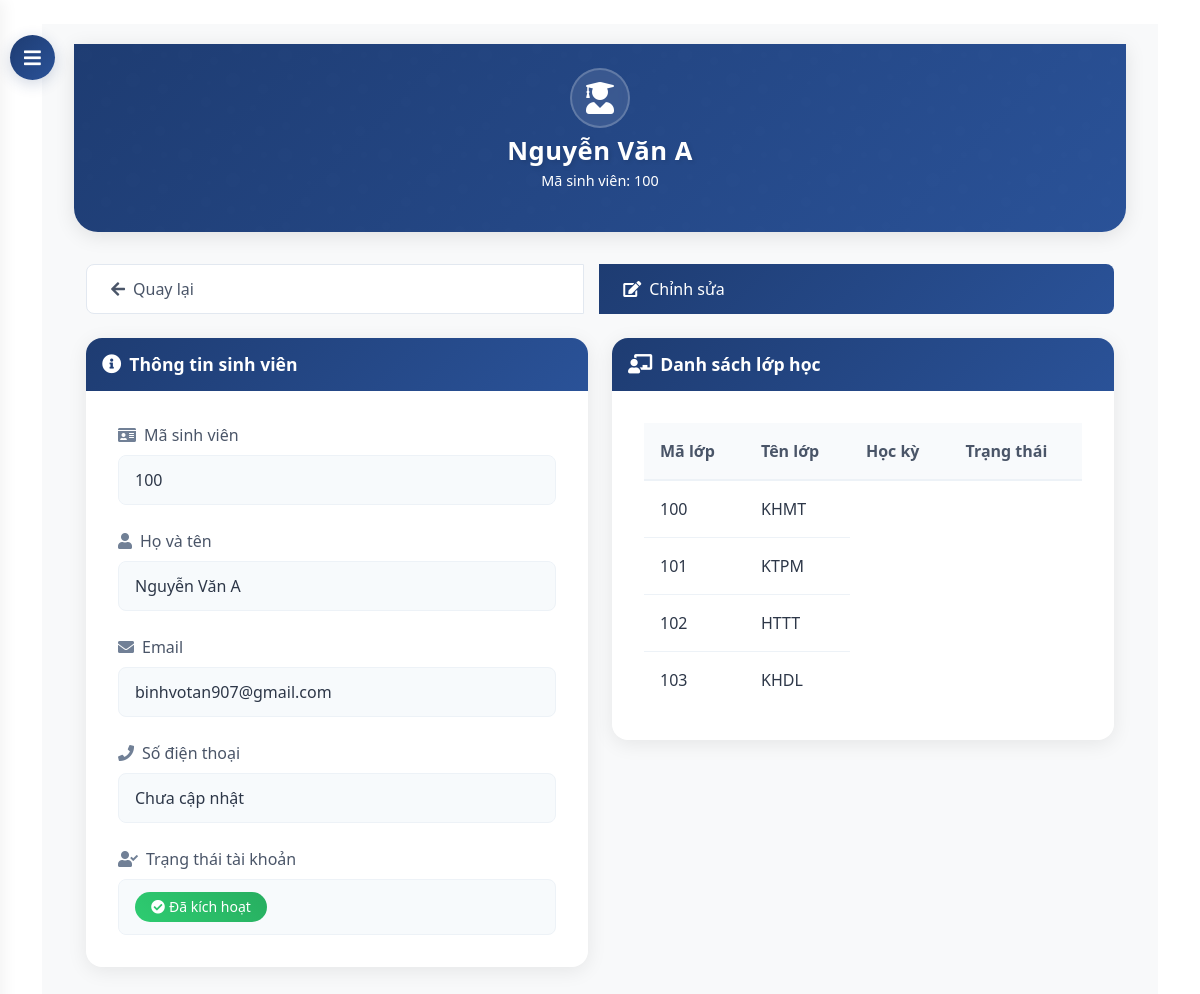
Screenshot of /dashboard/students/13/ with the database file from the repository.
### core/models.py (models this page shows, shortened)
class Student(models.Model):
    student_id = models.CharField(max_length=20, unique=True)
    name = models.CharField(max_length=100)
    phone = models.CharField(max_length=15, blank=True, null=True)
    user = models.OneToOneField(User, on_delete=models.SET_NULL, null=True, blank=True)

class ClassRoom(models.Model):
    class_code = models.CharField(max_length=10)
    name = models.CharField(max_length=100)
    students = models.ManyToManyField('Student', related_name='classrooms')

### core/views.py (the view)
# urls.py: path('dashboard/students/<int:student_id>/', views.student_detail, name='student_detail'),
def student_detail(request, student_id):
    student = get_object_or_404(Student, id=student_id)
    grades = Grade.objects.filter(student=student).order_by('-created_at')
    context = {
        'student': student,
        'grades': grades,
    }
    return render(request, 'core/admin/student_detail.html', context)

### templates/core/admin/student_detail.html (shortened to what this page needs)
{% extends 'base.html' %}
{% block content %}
<button id="sidebarCollapse">
    <i class="fas fa-bars"></i>
</button>
<div id="content">
    <div class="container-fluid">
        <div class="hero-section">
            <div class="container">
                <div class="row justify-content-center text-center">
                    <div class="col-md-8">
                        <div class="hero-icon">
                            <i class="fas fa-user-graduate"></i>
                        </div>
                        <h1 class="hero-title">{{ student.name }}</h1>
                        <p class="hero-subtitle">Mã sinh viên: {{ student.student_id }}</p>
                    </div>
                </div>
            </div>
        </div>
        <div class="container">
            <div class="btn-group mb-4">
                <a href="{% url 'student_list' %}" class="btn btn-secondary">
                    <i class="fas fa-arrow-left"></i>
                    Quay lại
                </a>
                <a href="{% url 'student_edit' student.id %}" class="btn btn-primary">
                    <i class="fas fa-edit"></i>
                    Chỉnh sửa
                </a>
            </div>
        </div>
        <div class="container">
            <div class="row">
                <div class="col-lg-6">
                    <div class="info-card">
                        <div class="info-card-header">
                            <h4>
                                <i class="fas fa-info-circle"></i>
                                Thông tin sinh viên
                            </h4>
                        </div>
                        <div class="info-card-body">
                            <div class="info-item">
                                <div class="info-label">
                                    <i class="fas fa-id-card"></i>
                                    Mã sinh viên
                                </div>
                                <div class="info-value">{{ student.student_id }}</div>
                            </div>
                            <div class="info-item">
                                <div class="info-label">
                                    <i class="fas fa-user"></i>
                                    Họ và tên
                                </div>
                                <div class="info-value">{{ student.name }}</div>
                            </div>
                            <div class="info-item">
                                <div class="info-label">
                                    <i class="fas fa-envelope"></i>
                                    Email
                                </div>
                                <div class="info-value">{{ student.user.email|default:"Chưa cập nhật" }}</div>
                            </div>
                            <div class="info-item">
                                <div class="info-label">
                                    <i class="fas fa-phone"></i>
                                    Số điện thoại
                                </div>
                                <div class="info-value">{{ student.phone|default:"Chưa cập nhật" }}</div>
                            </div>
                            <div class="info-item">
                                <div class="info-label">
                                    <i class="fas fa-user-check"></i>
                                    Trạng thái tài khoản
                                </div>
                                <div class="info-value">
                                    {% if student.user and student.user.is_active %}
                                        <span class="badge badge-success">
                                            <i class="fas fa-check-circle"></i>
                                            Đã kích hoạt
                                        </span>
                                    {% else %}
                                        <span class="badge badge-danger">
                                            <i class="fas fa-times-circle"></i>
                                            Chưa kích hoạt
                                        </span>
                                    {% endif %}
                                </div>
                            </div>
                        </div>
                    </div>
                </div>
                <div class="col-lg-6">
                    <div class="info-card">
                        <div class="info-card-header">
                            <h4>
                                <i class="fas fa-chalkboard-teacher"></i>
                                Danh sách lớp học
                            </h4>
                        </div>
                        <div class="info-card-body">
                            {% if student.classrooms.all %}
                            <div class="table-responsive">
                                <table class="table">
                                    <thead>
                                        <tr>
                                            <th>Mã lớp</th>
                                            <th>Tên lớp</th>
                                            <th>Học kỳ</th>
                                            <th>Trạng thái</th>
                                        </tr>
                                    </thead>
                                    <tbody>
                                        {% for classroom in student.classrooms.all %}
                                        <tr>
                                            <td>{{ classroom.class_code }}</td>
                                            <td>{{ classroom.name }}</td>
                                        </tr>
                                        {% endfor %}
                                    </tbody>
                                </table>
                            </div>
                            {% else %}
                            <div class="empty-state">
                                <i class="fas fa-book"></i>
                                <p>Sinh viên chưa tham gia lớp học nào.</p>
                            </div>
                            {% endif %}
                        </div>
                    </div>
                </div>
            </div>
        </div>
    </div>
</div>
{% endblock %}

### templates/base.html (style rules this page uses)
:root { --navbar-bg: #0d47a1; --navbar-hover: rgba(255, 255, 255, 0.1); }

### templates/core/admin/student_detail.html (style rules this page uses)
:root { --primary-gradient: linear-gradient(135deg, #1e3c72 0%, #2a5298 100%); --secondary-gradient: linear-gradient(135deg, #2193b0 0%, #6dd5ed 100%); --accent-gradient: linear-gradient(45deg, #ff6b6b, #ff8e8e); --success-gradient: linear-gradient(45deg, #2ecc71, #27ae60); --primary-color: #1e3c72; --text-light: rgba(255, 255, 255, 0.8); }
#sidebarCollapse { position: fixed; top: 35px; left: 10px; z-index: 999; border: none; background: var(--primary-gradient); color: white; padding: 12px 15px; border-radius: 50%; cursor: pointer; transition: all 0.3s; box-shadow: 0 4px 15px rgba(30, 60, 114, 0.2); width: 45px; height: 45px; display: flex; align-items: center; justify-content: center; }
#sidebarCollapse i { font-size: 1.2rem; transition: transform 0.3s ease; }
#content { transition: all 0.3s cubic-bezier(0.4, 0, 0.2, 1); margin-left: 0; padding: 20px; background: #f8f9fa; min-height: 100vh; }
.hero-section { background: var(--primary-gradient); color: white; padding: 1.5rem 0; margin-bottom: 1.5rem; border-radius: 0 0 1.5rem 1.5rem; box-shadow: 0 4px 20px rgba(0,0,0,0.1); position: relative; overflow: hidden; }
.hero-section::before { content: ''; position: absolute; top: 0; left: 0; right: 0; bottom: 0; opacity: 0.1; animation: slide 20s linear infinite; }
.hero-icon { font-size: 2rem; margin-bottom: 0.5rem; animation: float 3s ease-in-out infinite; background: rgba(255, 255, 255, 0.1); width: 60px; height: 60px; display: flex; align-items: center; justify-content: center; border-radius: 50%; margin: 0 auto 0.5rem; backdrop-filter: blur(5px); border: 2px solid rgba(255, 255, 255, 0.2); }
.hero-title { font-size: 1.6rem; font-weight: 700; margin-bottom: 0.2rem; text-shadow: 2px 2px 4px rgba(0,0,0,0.1); animation: fadeInUp 1s ease-out; letter-spacing: 0.5px; }
.hero-subtitle { font-size: 0.9rem; opacity: 0; animation: fadeInUp 1s ease-out forwards; animation-delay: 0.3s; font-weight: 300; }
.info-card { background: white; border-radius: 1rem; box-shadow: 0 4px 20px rgba(0,0,0,0.08); overflow: hidden; transition: all 0.4s cubic-bezier(0.4, 0, 0.2, 1); animation: fadeInUp 1s ease-out forwards; margin-bottom: 1.5rem; }
.info-card-header { background: var(--primary-gradient) !important; border: none; padding: 1rem; }
.info-card-header h4 { color: white; font-weight: 600; display: flex; align-items: center; font-size: 1.1rem; margin: 0; }
.info-card-header h4 i { margin-right: 0.5rem; font-size: 1.1em; }
.info-card-body { padding: 2rem; }
.info-item { margin-bottom: 1.5rem; }
.info-item:last-child { margin-bottom: 0; }
.info-label { font-weight: 500; color: #4a5568; margin-bottom: 0.5rem; display: flex; align-items: center; }
.info-label i { margin-right: 0.5rem; color: #718096; }
.info-value { color: #2d3748; padding: 0.75rem 1rem; background: #f7fafc; border-radius: 0.5rem; border: 1px solid #edf2f7; transition: all 0.3s; }
.table { width: 100%; margin-bottom: 0; border-collapse: separate; border-spacing: 0; }
.table th { background: #f8fafc; font-weight: 600; padding: 1rem; border-bottom: 2px solid #edf2f7; color: #4a5568; }
.table td { padding: 1rem; border-bottom: 1px solid #edf2f7; vertical-align: middle; color: #2d3748; }
.table tr:last-child td { border-bottom: none; }
.badge { padding: 0.5rem 1rem; border-radius: 9999px; font-weight: 500; font-size: 0.875rem; display: inline-flex; align-items: center; }
.badge i { margin-right: 0.25rem; }
.badge-success { background: var(--success-gradient); color: white; }
.btn-group { display: flex; gap: 1rem; margin-top: 2rem; }
.btn { padding: 0.75rem 1.5rem; border-radius: 0.5rem; font-weight: 500; display: inline-flex; align-items: center; gap: 0.5rem; text-decoration: none; transition: all 0.3s; }
.btn-primary { background: var(--primary-gradient); color: white; border: none; }
.btn-secondary { background: white; color: #4a5568; border: 1px solid #e2e8f0; }

### rows the page displays
Student: name "Nguyễn Văn A", student_id "100", user.email "binhvotan907@gmail.com", phone "Chưa cập nhật"
ClassRoom: class_code "100", name "KHMT"
ClassRoom: class_code "101", name "KTPM"
ClassRoom: class_code "102", name "HTTT"
ClassRoom: class_code "103", name "KHDL"
